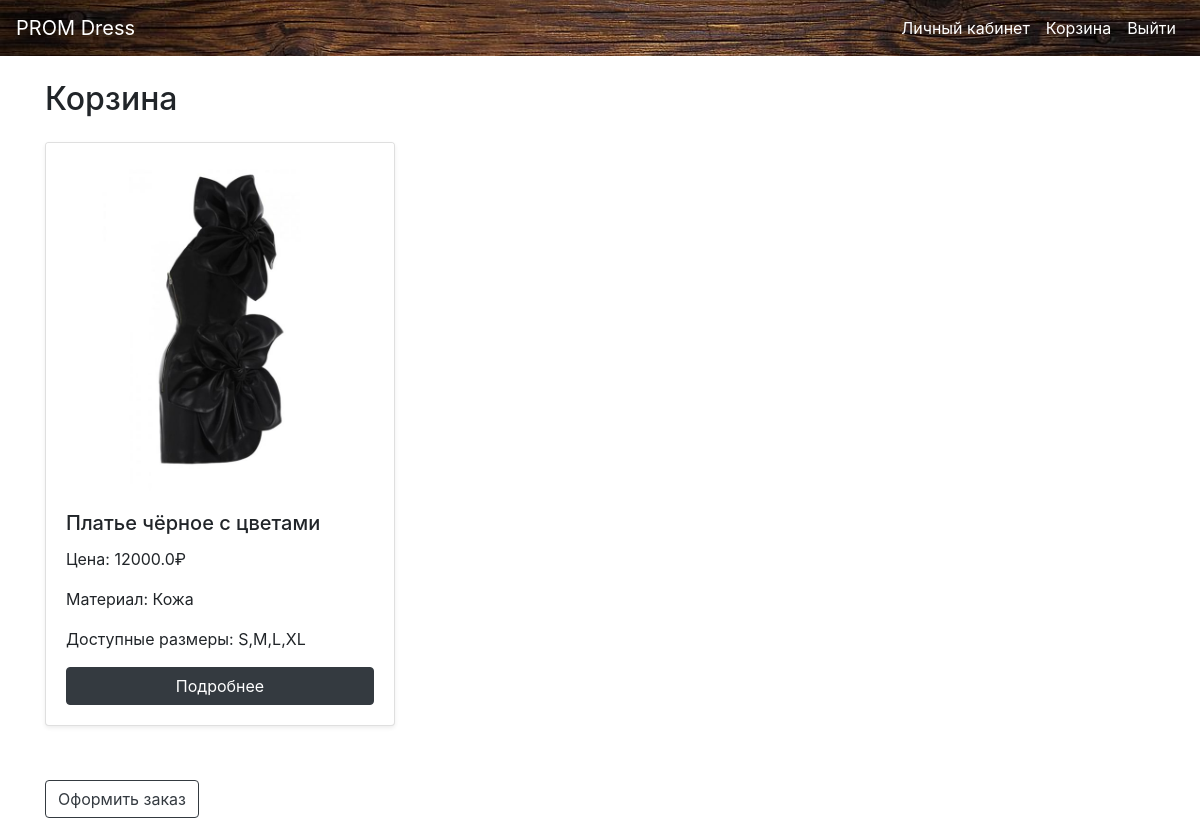
Screenshot of /cart (signed in) with the database file from the repository.
### models.py (models this page shows, shortened)
class Product(db.Model):
    id = db.Column(db.Integer, primary_key=True)
    photo = db.Column(db.String, nullable=False)
    name = db.Column(db.String, nullable=False)
    price = db.Column(db.Float, nullable=False)
    material = db.Column(db.String)
    sizes = db.Column(db.String, nullable=False)

### server.py (the view)
@app.route('/cart')
def cart():
    user = current_user()
    if not user:
        flash("Для доступа к корзине необходимо войти.")
        return redirect(url_for('login'))
    return render_template('cart.html', user=user)

### server.py (called while the page is built)
def current_user():
    if 'user_id' in session:
        return User.query.get(session['user_id'])
    return None

### templates/cart.html
{% extends "base.html" %}
{% block content %}
<h2 class="my-4">Корзина</h2>
<link rel="stylesheet" href="{{ url_for('static', filename='styles.css') }}">
{% if user.cart %}
  <div class="row">
    {% for item in user.cart %}
      <div class="col-md-4 mb-4">
        <div class="card h-100 shadow-sm">
          <img src="{{ url_for('static', filename=item.photo.replace('static/', '')) }}" class="card-img-top" alt="{{ item.name }}">
          <div class="card-body d-flex flex-column">
            <h5 class="card-title">{{ item.name }}</h5>
            <p class="card-text">Цена: {{ item.price }}₽</p>
            <p class="card-text">Материал: {{ item.material }}</p>
            <p class="card-text">Доступные размеры: {{ item.sizes }}</p>
            <div class="mt-auto">
              <a href="{{ url_for('product_detail', product_id=item.id) }}" class="btn btn-dark w-100">Подробнее</a>
            </div>
          </div>
        </div>
      </div>
    {% endfor %}
  </div>
  <div class="mt-4">
    <a href="{{ url_for('checkout') }}" class="btn btn-outline-dark">Оформить заказ</a>
  </div>
{% else %}
  <p>Ваша корзина пуста.</p>
{% endif %}
{% endblock %}

### static/css/styles.css (style rules this page uses)
.row { margin-bottom: 30px !important; }

### rows the page displays
Product: photo (picture), name "Платье чёрное с цветами", price "12000.0", material "Кожа", sizes "S,M,L,XL"
